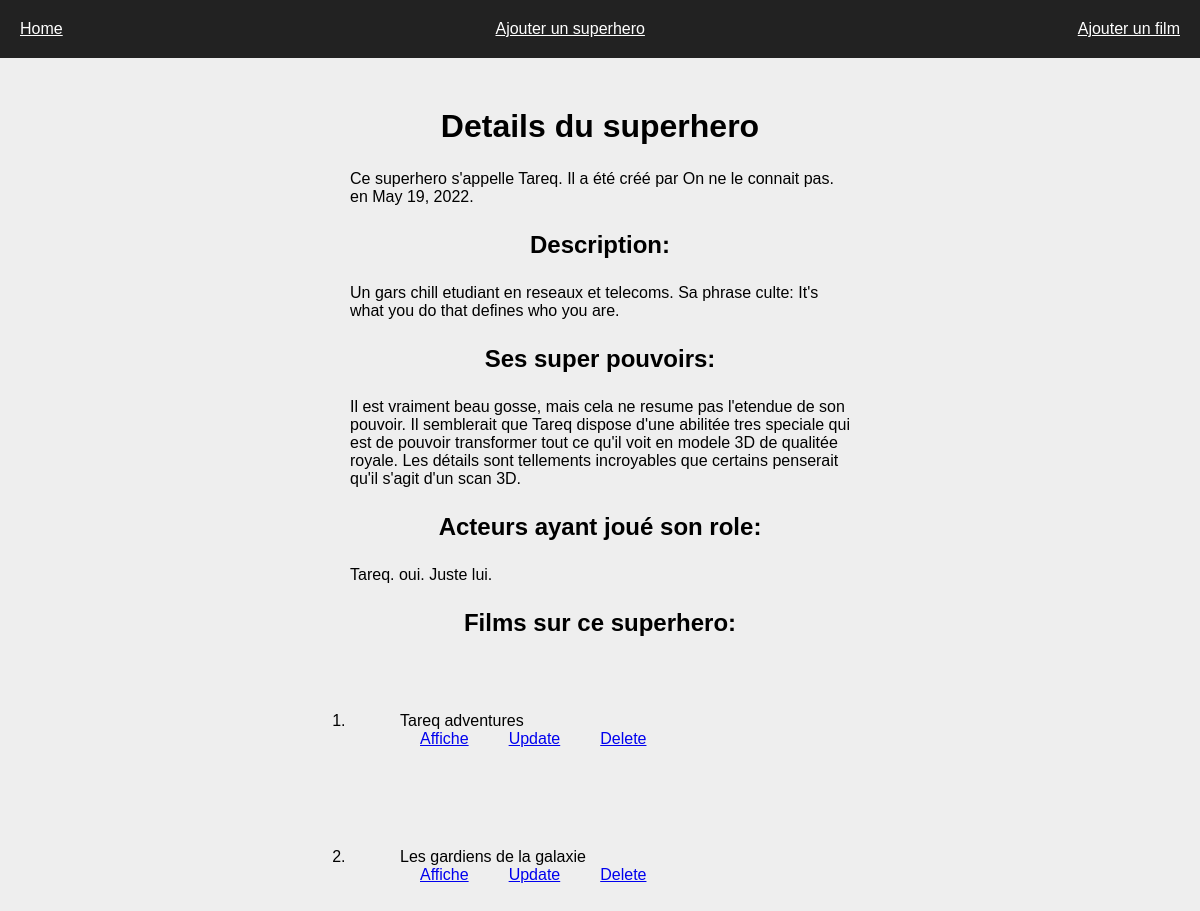
/Films_MCU/affiche2/3, run on the app's committed database.
### Films_MCU/models.py (models this page shows, shortened)
class Superhero(models.Model):
    nom = models.CharField(max_length=100,blank=False)
    date = models.DateField(blank=False, default=django.utils.timezone.now())
    createur = models.CharField(max_length=100,blank=False)
    acteurs = models.TextField(blank=False)
    super_pouvoir = models.TextField(blank=False)
    description = models.TextField(blank=False)

class Films(models.Model):
    nom_film = models.CharField(max_length=100,blank=False)
    superhero = models.ForeignKey(Superhero, on_delete=models.CASCADE, null="true")
    producteur = models.CharField(max_length=100)
    date = models.DateField(blank=False, default=django.utils.timezone.now())
    resume = models.TextField(blank=False)
    def __str__(self):
        return f"{self.nom_film}"

### Films_MCU/views.py (the view)
# urls.py: path("affiche2/<int:id>", views.affiche2),
def affiche2(request,id):
    sh = models.Superhero.objects.get(pk=id)
    films = list(models.Films.objects.filter(superhero=id))
    return render(request,"Films_MCU/affiche2.html",{"superhero": sh,"films":films})

### Films_MCU/templates/Films_MCU/affiche2.html (shortened to what this page needs)
{% extends "Films_MCU/main.html" %}
{% block content %}
<div class="conteneur">
 <div class="contenu">
  <h1> Details du superhero </h1>
  <p>Ce superhero s'appelle {{superhero.nom}}. Il a été créé par {{superhero.createur}} en {{superhero.date}}.
  <h2> Description: </h2>
     <p> {{superhero.description}} </p>
  <h2> Ses super pouvoirs: </h2>
     <p> {{superhero.super_pouvoir}} </p>
  <h2> Acteurs ayant joué son role: </h2>
     <p> {{superhero.acteurs}} </p>
  <h2> Films sur ce superhero: </h2>
  <ol>
        {% for i in films %}
            <li>{{i}} <a class="link" href="/Films_MCU/affiche/{{i.id}}">Affiche</a><a class="link" href="/Films_MCU/update/{{i.id}}">Update</a><a class="link" href="/Films_MCU/delete/{{i.id}}">Delete</a></li>
        {% endfor %}
  </ol>
 </div>
</div>
{% endblock %}

### Films_MCU/templates/Films_MCU/main.html (shortened to what this page needs)
<!DOCTYPE html>
 <html>
  <head>
   {% load static %}
   <link rel="stylesheet" href="{%static 'Films_MCU/main.css' %}">
  </head>
  <body>
    <nav><a href="/Films_MCU/home">Home</a><a href="/Films_MCU/ajout2">Ajouter un superhero</a><a href="/Films_MCU/ajout">Ajouter un film</a></nav>
    {% block content %}
    {% endblock %}
  </body>
 </html>

### Films_MCU/static/Films_MCU/main.css (style rules this page uses)
* { margin:0; padding:0; font-family:arial; }
body { background-color: #EEE; }
.conteneur { display:flex;flex-direction:column;align-items:center; }
a { margin:20px; }
h1, h2 { text-align:center;padding:25px; }
ol > li { width:50%;padding:50px; }
.contenu { width:500px;padding:25px; }
nav { display:flex;justify-content:space-between;background:#222; }
nav > a { color:white; }

### data on the page
Superhero: nom "Tareq", createur "On ne le connait pas.", date "May 19, 2022", description "Un gars chill etudiant en reseaux et telecoms. Sa phrase culte: It's what you do that defines who you are.", super_pouvoir "Il est vraiment beau gosse, mais cela ne resume pas l'etendue de son pouvoir. Il semblerait que Tareq dispose d'une abilitée tres speciale qui est de pouvoir transformer tout ce qu'il voit en modele 3D de qualitée royale. Les détails sont tellements incroyables que certains penserait qu'il s'agit d'un scan 3D.", acteurs "Tareq. oui. Juste lui."
Films: nom_film "Tareq adventures"
Films: nom_film "Les gardiens de la galaxie"
